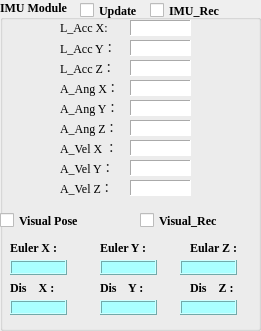
     <widget class="QGroupBox" name="groupBox_19">
      <property name="geometry">
       <rect>
        <x>800</x>
        <y>270</y>
        <width>261</width>
        <height>331</height>
       </rect>
      </property>
      <property name="font">
       <font>
        <family>Times New Roman</family>
        <weight>75</weight>
        <bold>true</bold>
       </font>
      </property>
      <property name="title">
       <string>IMU Module</string>
      </property>
      <widget class="QLabel" name="label_96">
       <property name="geometry">
        <rect>
         <x>60</x>
         <y>20</y>
         <width>71</width>
         <height>16</height>
        </rect>
       </property>
       <property name="font">
        <font>
         <family>Times New Roman</family>
         <weight>50</weight>
         <bold>false</bold>
        </font>
       </property>
       <property name="text">
        <string>L_Acc X:</string>
       </property>
      </widget>
      <widget class="QLabel" name="IMU_L_Acc_X">
       <property name="geometry">
        <rect>
         <x>130</x>
         <y>20</y>
         <width>61</width>
         <height>16</height>
        </rect>
       </property>
       <property name="styleSheet">
        <string notr="true">background-color: rgb(255, 255, 255);</string>
       </property>
       <property name="frameShape">
        <enum>QFrame::Panel</enum>
       </property>
       <property name="frameShadow">
        <enum>QFrame::Sunken</enum>
       </property>
       <property name="text">
        <string/>
       </property>
      </widget>
      <widget class="QLabel" name="IMU_L_Acc_Z">
       <property name="geometry">
        <rect>
         <x>130</x>
         <y>60</y>
         <width>61</width>
         <height>16</height>
        </rect>
       </property>
       <property name="styleSheet">
        <string notr="true">background-color: rgb(255, 255, 255);</string>
       </property>
       <property name="frameShape">
        <enum>QFrame::Panel</enum>
       </property>
       <property name="frameShadow">
        <enum>QFrame::Sunken</enum>
       </property>
       <property name="text">
        <string/>
       </property>
      </widget>
      <widget class="QLabel" name="label_143">
       <property name="geometry">
        <rect>
         <x>60</x>
         <y>60</y>
         <width>71</width>
         <height>16</height>
        </rect>
       </property>
       <property name="font">
        <font>
         <family>Times New Roman</family>
         <weight>50</weight>
         <bold>false</bold>
        </font>
       </property>
       <property name="text">
        <string>L_Acc Z：</string>
       </property>
      </widget>
      <widget class="QLabel" name="IMU_L_Acc_Y">
       <property name="geometry">
        <rect>
         <x>130</x>
         <y>40</y>
         <width>61</width>
         <height>16</height>
        </rect>
       </property>
       <property name="styleSheet">
        <string notr="true">background-color: rgb(255, 255, 255);</string>
       </property>
       <property name="frameShape">
        <enum>QFrame::Panel</enum>
       </property>
       <property name="frameShadow">
        <enum>QFrame::Sunken</enum>
       </property>
       <property name="text">
        <string/>
       </property>
      </widget>
      <widget class="QLabel" name="label_272">
       <property name="geometry">
        <rect>
         <x>60</x>
         <y>40</y>
         <width>71</width>
         <height>16</height>
        </rect>
       </property>
       <property name="font">
        <font>
         <family>Times New Roman</family>
         <weight>50</weight>
         <bold>false</bold>
        </font>
       </property>
       <property name="text">
        <string>L_Acc Y：</string>
       </property>
      </widget>
      <widget class="QLabel" name="IMU_A_Ang_X">
       <property name="geometry">
        <rect>
         <x>130</x>
         <y>80</y>
         <width>61</width>
         <height>16</height>
        </rect>
       </property>
       <property name="styleSheet">
        <string notr="true">background-color: rgb(255, 255, 255);</string>
       </property>
       <property name="frameShape">
        <enum>QFrame::Panel</enum>
       </property>
       <property name="frameShadow">
        <enum>QFrame::Sunken</enum>
       </property>
       <property name="text">
        <string/>
       </property>
      </widget>
      <widget class="QLabel" name="label_274">
       <property name="geometry">
        <rect>
         <x>60</x>
         <y>80</y>
         <width>71</width>
         <height>16</height>
        </rect>
       </property>
       <property name="font">
        <font>
         <family>Times New Roman</family>
         <weight>50</weight>
         <bold>false</bold>
        </font>
       </property>
       <property name="text">
        <string>A_Ang X：</string>
       </property>
      </widget>
      <widget class="QLabel" name="IMU_A_Ang_Y">
       <property name="geometry">
        <rect>
         <x>130</x>
         <y>100</y>
         <width>61</width>
         <height>16</height>
        </rect>
       </property>
       <property name="styleSheet">
        <string notr="true">background-color: rgb(255, 255, 255);</string>
       </property>
       <property name="frameShape">
        <enum>QFrame::Panel</enum>
       </property>
       <property name="frameShadow">
        <enum>QFrame::Sunken</enum>
       </property>
       <property name="text">
        <string/>
       </property>
      </widget>
      <widget class="QLabel" name="label_276">
       <property name="geometry">
        <rect>
         <x>60</x>
         <y>100</y>
         <width>71</width>
         <height>16</height>
        </rect>
       </property>
       <property name="font">
        <font>
         <family>Times New Roman</family>
         <weight>50</weight>
         <bold>false</bold>
        </font>
       </property>
       <property name="text">
        <string>A_Ang Y：</string>
       </property>
      </widget>
      <widget class="QLabel" name="IMU_A_Ang_Z">
       <property name="geometry">
        <rect>
         <x>130</x>
         <y>120</y>
         <width>61</width>
         <height>16</height>
        </rect>
       </property>
       <property name="styleSheet">
        <string notr="true">background-color: rgb(255, 255, 255);</string>
       </property>
       <property name="frameShape">
        <enum>QFrame::Panel</enum>
       </property>
       <property name="frameShadow">
        <enum>QFrame::Sunken</enum>
       </property>
       <property name="text">
        <string/>
       </property>
      </widget>
      <widget class="QLabel" name="label_278">
       <property name="geometry">
        <rect>
         <x>60</x>
         <y>120</y>
         <width>71</width>
         <height>16</height>
        </rect>
       </property>
       <property name="font">
        <font>
         <family>Times New Roman</family>
         <weight>50</weight>
         <bold>false</bold>
        </font>
       </property>
       <property name="text">
        <string>A_Ang Z：</string>
       </property>
      </widget>
      <widget class="QLabel" name="IMU_A_Vel_X">
       <property name="geometry">
        <rect>
         <x>130</x>
         <y>140</y>
         <width>61</width>
         <height>16</height>
        </rect>
       </property>
       <property name="styleSheet">
        <string notr="true">background-color: rgb(255, 255, 255);</string>
       </property>
       <property name="frameShape">
        <enum>QFrame::Panel</enum>
       </property>
       <property name="frameShadow">
        <enum>QFrame::Sunken</enum>
       </property>
       <property name="text">
        <string/>
       </property>
      </widget>
      <widget class="QLabel" name="label_280">
       <property name="geometry">
        <rect>
         <x>60</x>
         <y>140</y>
         <width>71</width>
         <height>16</height>
        </rect>
       </property>
       <property name="font">
        <font>
         <family>Times New Roman</family>
         <weight>50</weight>
         <bold>false</bold>
        </font>
       </property>
       <property name="text">
        <string>A_Vel X ：</string>
       </property>
      </widget>
      <widget class="QLabel" name="IMU_A_Vel_Z">
       <property name="geometry">
        <rect>
         <x>130</x>
         <y>180</y>
         <width>61</width>
         <height>16</height>
        </rect>
       </property>
       <property name="styleSheet">
        <string notr="true">background-color: rgb(255, 255, 255);</string>
       </property>
       <property name="frameShape">
        <enum>QFrame::Panel</enum>
       </property>
       <property name="frameShadow">
        <enum>QFrame::Sunken</enum>
       </property>
       <property name="text">
        <string/>
       </property>
      </widget>
      <widget class="QLabel" name="label_282">
       <property name="geometry">
        <rect>
         <x>60</x>
         <y>180</y>
         <width>71</width>
         <height>16</height>
        </rect>
       </property>
       <property name="font">
        <font>
         <family>Times New Roman</family>
         <weight>50</weight>
         <bold>false</bold>
        </font>
       </property>
       <property name="text">
        <string>A_Vel Z：</string>
       </property>
      </widget>
      <widget class="QLabel" name="IMU_A_Vel_Y">
       <property name="geometry">
        <rect>
         <x>130</x>
         <y>160</y>
         <width>61</width>
         <height>16</height>
        </rect>
       </property>
       <property name="styleSheet">
        <string notr="true">background-color: rgb(255, 255, 255);</string>
       </property>
       <property name="frameShape">
        <enum>QFrame::Panel</enum>
       </property>
       <property name="frameShadow">
        <enum>QFrame::Sunken</enum>
       </property>
       <property name="text">
        <string/>
       </property>
      </widget>
      <widget class="QLabel" name="label_284">
       <property name="geometry">
        <rect>
         <x>60</x>
         <y>160</y>
         <width>71</width>
         <height>16</height>
        </rect>
       </property>
       <property name="font">
        <font>
         <family>Times New Roman</family>
         <weight>50</weight>
         <bold>false</bold>
        </font>
       </property>
       <property name="text">
        <string>A_Vel Y：</string>
       </property>
      </widget>
      <widget class="QCheckBox" name="IMU_Upaate_Sign">
       <property name="geometry">
        <rect>
         <x>80</x>
         <y>0</y>
         <width>85</width>
         <height>21</height>
        </rect>
       </property>
       <property name="text">
        <string>Update</string>
       </property>
      </widget>
      <widget class="QCheckBox" name="IMU_Rec">
       <property name="geometry">
        <rect>
         <x>150</x>
         <y>0</y>
         <width>91</width>
         <height>21</height>
        </rect>
       </property>
       <property name="text">
        <string>IMU_Rec</string>
       </property>
      </widget>
      <widget class="QLabel" name="Euler_Z_display">
       <property name="geometry">
        <rect>
         <x>180</x>
         <y>260</y>
         <width>57</width>
         <height>15</height>
        </rect>
       </property>
       <property name="styleSheet">
        <string notr="true">background-color: rgb(170, 255, 255);</string>
       </property>
       <property name="frameShape">
        <enum>QFrame::Box</enum>
       </property>
       <property name="frameShadow">
        <enum>QFrame::Raised</enum>
       </property>
       <property name="text">
        <string/>
       </property>
      </widget>
      <widget class="QLabel" name="label_19">
       <property name="geometry">
        <rect>
         <x>100</x>
         <y>280</y>
         <width>57</width>
         <height>15</height>
        </rect>
       </property>
       <property name="text">
        <string>Dis    Y :</string>
       </property>
      </widget>
      <widget class="QLabel" name="label_13">
       <property name="geometry">
        <rect>
         <x>100</x>
         <y>240</y>
         <width>57</width>
         <height>15</height>
        </rect>
       </property>
       <property name="text">
        <string>Euler Y :</string>
       </property>
      </widget>
      <widget class="QLabel" name="label_20">
       <property name="geometry">
        <rect>
         <x>190</x>
         <y>280</y>
         <width>57</width>
         <height>15</height>
        </rect>
       </property>
       <property name="text">
        <string>Dis    Z :</string>
       </property>
      </widget>
      <widget class="QLabel" name="label_12">
       <property name="geometry">
        <rect>
         <x>10</x>
         <y>240</y>
         <width>57</width>
         <height>15</height>
        </rect>
       </property>
       <property name="text">
        <string>Euler X :</string>
       </property>
      </widget>
      <widget class="QLabel" name="label_14">
       <property name="geometry">
        <rect>
         <x>190</x>
         <y>240</y>
         <width>57</width>
         <height>15</height>
        </rect>
       </property>
       <property name="text">
        <string>Eular Z :</string>
       </property>
      </widget>
      <widget class="QLabel" name="Dis_Y_display">
       <property name="geometry">
        <rect>
         <x>100</x>
         <y>300</y>
         <width>57</width>
         <height>15</height>
        </rect>
       </property>
       <property name="styleSheet">
        <string notr="true">background-color: rgb(170, 255, 255);</string>
       </property>
       <property name="frameShape">
        <enum>QFrame::Box</enum>
       </property>
       <property name="frameShadow">
        <enum>QFrame::Raised</enum>
       </property>
       <property name="text">
        <string/>
       </property>
      </widget>
      <widget class="QLabel" name="Euler_X_display">
       <property name="geometry">
        <rect>
         <x>10</x>
         <y>260</y>
         <width>57</width>
         <height>15</height>
        </rect>
       </property>
       <property name="styleSheet">
        <string notr="true">background-color: rgb(170, 255, 255);</string>
       </property>
       <property name="frameShape">
        <enum>QFrame::Box</enum>
       </property>
       <property name="frameShadow">
        <enum>QFrame::Raised</enum>
       </property>
       <property name="lineWidth">
        <number>1</number>
       </property>
       <property name="midLineWidth">
        <number>0</number>
       </property>
       <property name="text">
        <string/>
       </property>
      </widget>
      <widget class="QLabel" name="Dis_Z_display">
       <property name="geometry">
        <rect>
         <x>180</x>
         <y>300</y>
         <width>57</width>
         <height>15</height>
        </rect>
       </property>
       <property name="styleSheet">
        <string notr="true">background-color: rgb(170, 255, 255);</string>
       </property>
       <property name="frameShape">
        <enum>QFrame::Box</enum>
       </property>
       <property name="frameShadow">
        <enum>QFrame::Raised</enum>
       </property>
       <property name="text">
        <string/>
       </property>
      </widget>
      <widget class="QLabel" name="label_18">
       <property name="geometry">
        <rect>
         <x>10</x>
         <y>280</y>
         <width>57</width>
         <height>15</height>
        </rect>
       </property>
       <property name="text">
        <string>Dis    X :</string>
       </property>
      </widget>
      <widget class="QCheckBox" name="Visual_Rec">
       <property name="geometry">
        <rect>
         <x>140</x>
         <y>210</y>
         <width>101</width>
         <height>21</height>
        </rect>
       </property>
       <property name="text">
        <string>Visual_Rec</string>
       </property>
      </widget>
      <widget class="QLabel" name="Euler_Y_display">
       <property name="geometry">
        <rect>
         <x>100</x>
         <y>260</y>
         <width>57</width>
         <height>15</height>
        </rect>
       </property>
       <property name="styleSheet">
        <string notr="true">background-color: rgb(170, 255, 255);</string>
       </property>
       <property name="frameShape">
        <enum>QFrame::Box</enum>
       </property>
       <property name="frameShadow">
        <enum>QFrame::Raised</enum>
       </property>
       <property name="text">
        <string/>
       </property>
      </widget>
      <widget class="QLabel" name="Dis_X_display">
       <property name="geometry">
        <rect>
         <x>10</x>
         <y>300</y>
         <width>57</width>
         <height>15</height>
        </rect>
       </property>
       <property name="autoFillBackground">
        <bool>false</bool>
       </property>
       <property name="styleSheet">
        <string notr="true">background-color: rgb(170, 255, 255);</string>
       </property>
       <property name="frameShape">
        <enum>QFrame::Box</enum>
       </property>
       <property name="frameShadow">
        <enum>QFrame::Raised</enum>
       </property>
       <property name="text">
        <string/>
       </property>
      </widget>
      <widget class="QCheckBox" name="Visual_Sign">
       <property name="geometry">
        <rect>
         <x>0</x>
         <y>210</y>
         <width>111</width>
         <height>21</height>
        </rect>
       </property>
       <property name="text">
        <string>Visual Pose</string>
       </property>
      </widget>
     </widget>
